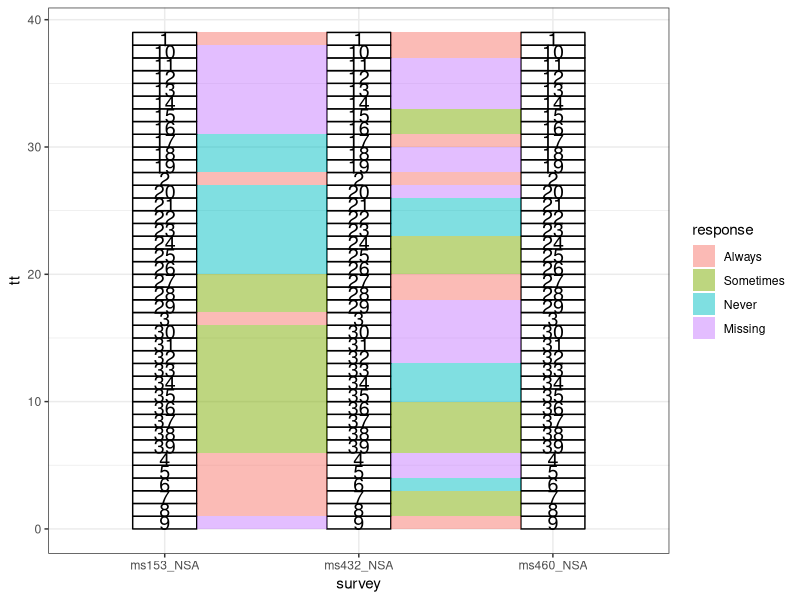
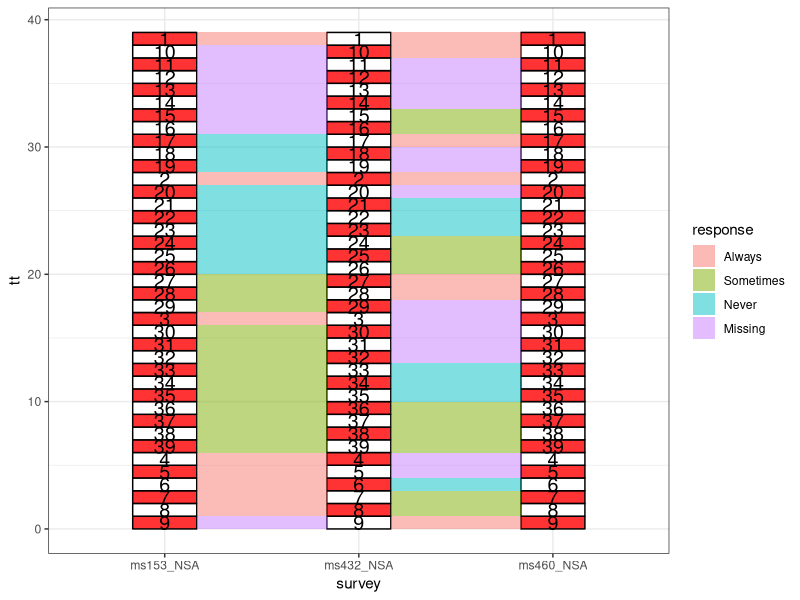

Write the R code that produced these figures, in order. (Note: this script raises an error after producing the figures.)
library(ggalluvial)

data(vaccinations)
data <- transform(vaccinations,
                  response = factor(response, rev(levels(response))))
data$test <- 1:nrow(data)
data$test <- ifelse(data$test %% 2 == 1,"red","white")

data$tt <- 1

df <- data
ggplot(df, aes(x = survey, y = tt, stratum = subject, alluvium = subject), fill=test) + geom_stratum(alpha = 0.8,width = 0.33) + geom_text(aes(label = subject), stat = 'stratum', size = rel(5)) +geom_flow(aes(fill=response), stat = 'alluvium', lode.guidance = 'forward', width = 0.33) + theme_bw()

ggplot(df, aes(x = survey, y = tt, stratum = subject, alluvium = subject)) + geom_stratum(fill=df$test,alpha = 0.8,width = 0.33) + geom_text(aes(label = subject), stat = 'stratum', size = rel(5)) +geom_flow(aes(fill=response), stat = 'alluvium', lode.guidance = 'forward', width = 0.33) + theme_bw()


data(UCBAdmissions)
data <- as.data.frame(UCBAdmissions)
data$sub <- 1:nrow(data)
data$test <- ifelse(data$sub %% 2 == 1,"red","white")
data$tt <- 1
dfw <- data

ggplot(dfw, aes(y = Freq, axis1 = Gender, axis2 = Dept, axis3 = Admit)) + geom_stratum(fill=dfw$test,alpha = 0.8,width = 0.33) + geom_text(aes(label = test), stat = 'stratum', size = rel(5)) +geom_flow(aes(fill=test), stat = 'alluvium', lode.guidance = 'forward', width = 0.33) + theme_bw()

dfw$AA <- 1:nrow(dfw)
dfw$CC <- rev(c(10:nrow(dfw),rep(NA,5),101:104))
dfw$BB <- c(15:nrow(dfw),1:14)

ggplot(dfw, aes(y = tt, axis1 = AA, axis2 = BB, axis3 = CC)) + geom_stratum(alpha = 0.8,width = 0.33) + geom_text(aes(label = after_stat(stratum)), stat = 'stratum', size = rel(5)) +geom_flow(aes(fill=Dept), stat = 'alluvium', lode.guidance = 'forward', width = 0.33) + theme_bw()

ggplot(dfw, aes(y = tt, axis1 = AA, axis2 = BB, axis3 = CC)) + geom_stratum(alpha = 0.8,width = 0.33) + geom_text(aes(label = Dept), stat = 'stratum', size = rel(5)) +geom_flow(aes(fill=Dept), stat = 'alluvium', lode.guidance = 'forward', width = 0.33) + theme_bw()
